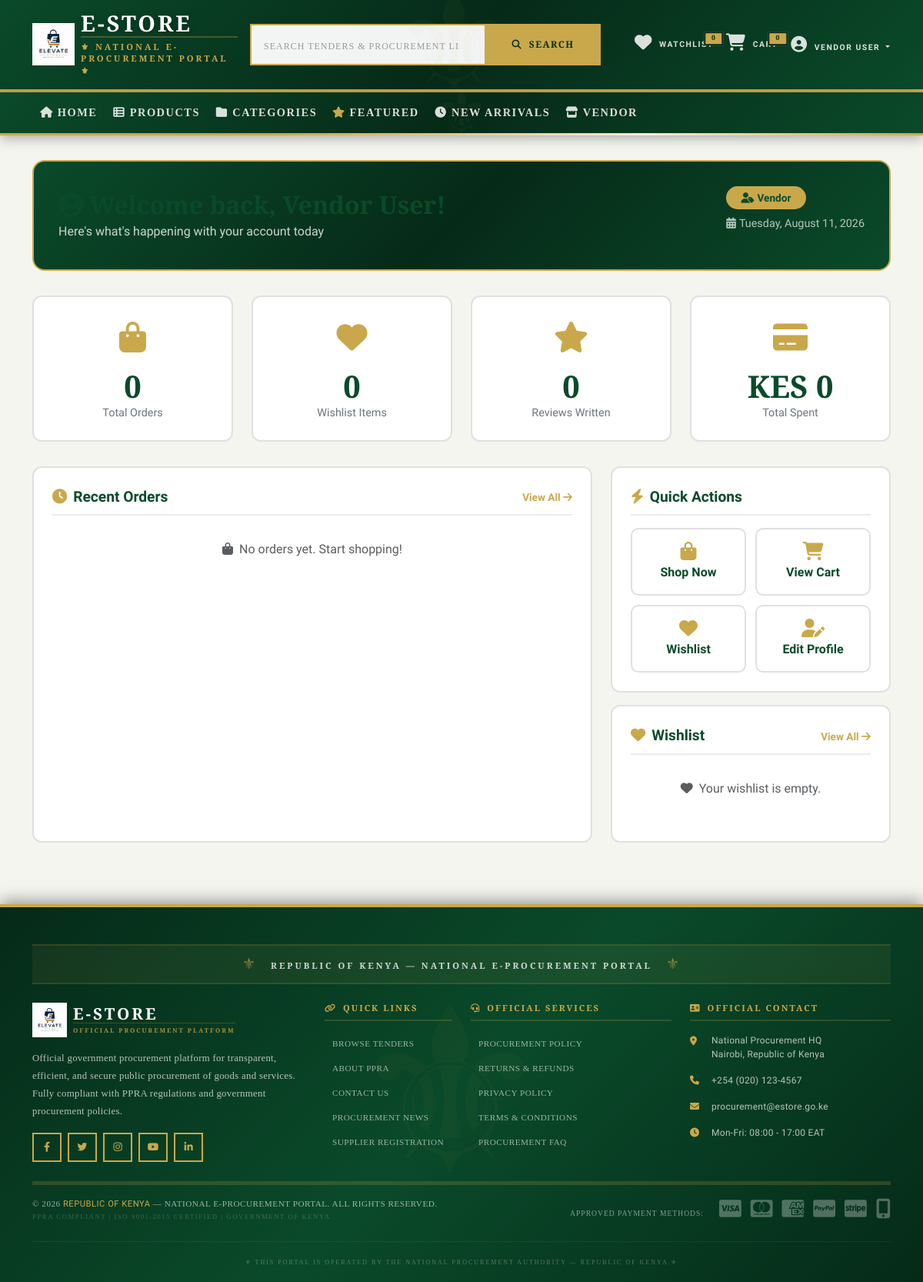
Page /dashboard/ (signed in) on the committed database.
### apps/accounts/models.py (models this page shows, shortened)
class User(AbstractUser):
    USER_TYPES = (
        ('customer', 'Customer'),
        ('vendor', 'Vendor'),
        ('admin', 'Admin'),
        ('moderator', 'Moderator'),
    )
    email = models.EmailField(unique=True)
    phone_number = models.CharField(
        max_length=15,
        validators=[RegexValidator(r'^\+?1?\d{9,15}$', 'Enter a valid phone number')],
        blank=True
    )
    user_type = models.CharField(max_length=20, choices=USER_TYPES, default='customer')
    profile_picture = models.ImageField(upload_to='users/profiles/', null=True, blank=True)
    bio = models.TextField(max_length=500, blank=True)
    address = models.TextField(blank=True)
    city = models.CharField(max_length=100, blank=True)
    state = models.CharField(max_length=100, blank=True)
    country = models.CharField(max_length=100, blank=True)
    postal_code = models.CharField(max_length=20, blank=True)
    is_email_verified = models.BooleanField(default=False)
    is_phone_verified = models.BooleanField(default=False)
    is_blocked = models.BooleanField(default=False)
    is_banned = models.BooleanField(default=False)
    last_login_ip = models.GenericIPAddressField(null=True, blank=True)
    created_at = models.DateTimeField(auto_now_add=True)
    updated_at = models.DateTimeField(auto_now=True)
    deleted_at = models.DateTimeField(null=True, blank=True)
    currency = models.CharField(max_length=3, default='KES')
    language = models.CharField(max_length=10, default='en')
    email_notifications = models.BooleanField(default=True)
    sms_notifications = models.BooleanField(default=False)
    store_name = models.CharField(max_length=200, blank=True)
    store_description = models.TextField(blank=True)
    store_logo = models.ImageField(upload_to='stores/logos/', null=True, blank=True)
    store_banner = models.ImageField(upload_to='stores/banners/', null=True, blank=True)
    is_store_active = models.BooleanField(default=False)
    business_license = models.CharField(max_length=100, blank=True)
    tax_id = models.CharField(max_length=100, blank=True)
    bank_account = models.CharField(max_length=100, blank=True)
    bank_name = models.CharField(max_length=100, blank=True)
    two_factor_enabled = models.BooleanField(default=False)
    device_tokens = models.JSONField(default=list, blank=True)
    failed_login_attempts = models.PositiveIntegerField(default=0)
    locked_until = models.DateTimeField(null=True, blank=True)
    verification_token = models.UUIDField(default=uuid.uuid4, editable=False, unique=True)
    reset_token = models.UUIDField(null=True, blank=True)
    reset_token_expires = models.DateTimeField(null=True, blank=True)
    groups = models.ManyToManyField(Group, related_name='custom_user_groups', blank=True)
    user_permissions = models.ManyToManyField(Permission, related_name='custom_user_permissions', blank=True)
    class Meta:
        ordering = ['-date_joined']
        indexes = [
            models.Index(fields=['email']),
            models.Index(fields=['username']),
            models.Index(fields=['phone_number']),
            models.Index(fields=['user_type']),
            models.Index(fields=['is_active', 'is_blocked']),
        ]
    @property
    def full_name(self):
        return f"{self.first_name} {self.last_name}".strip() or self.username
    @property
    def is_vendor(self):
        return self.user_type == 'vendor'

### apps/dashboard/views.py (the view)
# urls.py: path('', views.customer_dashboard, name='customer_dashboard'),
@login_required
def customer_dashboard(request):
    user = request.user
    orders = Order.objects.filter(user=user).order_by('-created_at')[:10]
    total_orders = Order.objects.filter(user=user).count()
    total_spent = Order.objects.filter(user=user, payment_status='paid').aggregate(
        Sum('total_amount')
    )['total_amount__sum'] or 0
    pending_orders = Order.objects.filter(user=user, status='pending').count()
    shipped_orders = Order.objects.filter(user=user, status='shipped').count()
    wishlist_count = 0
    try:
        wishlist_count = user.wishlist.items.count()
    except:
        pass
    review_count = ProductReview.objects.filter(user=user).count()
    recent_orders = Order.objects.filter(user=user).order_by('-created_at')[:5]
    wishlist_items = []
    try:
        wishlist_items = user.wishlist.items.all().select_related('product')[:3]
    except:
        pass
    context = {
        'user': user,
        'total_orders': total_orders,
        'total_spent': total_spent,
        'pending_orders': pending_orders,
        'shipped_orders': shipped_orders,
        'wishlist_count': wishlist_count,
        'review_count': review_count,
        'recent_orders': recent_orders,
        'orders': orders,
        'wishlist_items': wishlist_items,
    }
    return render(request, 'dashboard/customer/dashboard.html', context)

### apps/dashboard/templates/dashboard/customer/dashboard.html (shortened to what this page needs)
{% extends 'base.html' %}
{% load static %}
{% block content %}
<div class="container">
    <div class="dashboard-container">
        <div class="dashboard-header">
            <div class="user-greeting">
                <h2><i class="fas fa-user-circle me-2"></i>Welcome back, {{ user.full_name }}!</h2>
                <p>Here's what's happening with your account today</p>
            </div>
            <div>
                <span class="user-badge">
                    <i class="fas fa-user-tag me-1"></i>{{ user.get_user_type_display }}
                </span>
                <p class="header-date mt-2">
                    <i class="fas fa-calendar-alt me-1"></i>{% now "l, F j, Y" %}
                </p>
            </div>
        </div>
        <div class="stats-grid">
            <div class="stat-card">
                <span class="stat-icon"><i class="fas fa-shopping-bag"></i></span>
                <h3 class="stat-number">{{ total_orders|default:0 }}</h3>
                <p class="stat-label">Total Orders</p>
            </div>
            <div class="stat-card">
                <span class="stat-icon"><i class="fas fa-heart"></i></span>
                <h3 class="stat-number">{{ wishlist_count|default:0 }}</h3>
                <p class="stat-label">Wishlist Items</p>
            </div>
            <div class="stat-card">
                <span class="stat-icon"><i class="fas fa-star"></i></span>
                <h3 class="stat-number">{{ review_count|default:0 }}</h3>
                <p class="stat-label">Reviews Written</p>
            </div>
            <div class="stat-card">
                <span class="stat-icon"><i class="fas fa-credit-card"></i></span>
                <h3 class="stat-number">KES {{ total_spent|default:"0"|floatformat:0 }}</h3>
                <p class="stat-label">Total Spent</p>
            </div>
        </div>
        <div class="dashboard-grid">
            <div class="dashboard-card">
                <div class="card-title">
                    <span><i class="fas fa-clock me-2" style="color: #c9a84c;"></i>Recent Orders</span>
                    <a href="{% url 'dashboard:customer_orders' %}">View All <i class="fas fa-arrow-right"></i></a>
                </div>
                {% if recent_orders %}
                    {% for order in recent_orders %}
                    <div class="order-item">
                        <div>
                            <div class="order-number">#{{ order.order_number }}</div>
                            <small class="text-muted">{{ order.created_at|date:"M d, Y" }}</small>
                        </div>
                        <div class="text-end">
                            <span class="order-status {{ order.status }}">{{ order.get_status_display }}</span>
                            <div><strong>KES {{ order.total_amount }}</strong></div>
                        </div>
                    </div>
                    {% endfor %}
                {% else %}
                    <p class="text-muted text-center py-3" style="font-family: 'Source Sans Pro', sans-serif;">
                        <i class="fas fa-shopping-bag me-2"></i>No orders yet. Start shopping!
                    </p>
                {% endif %}
            </div>
            <div>
                <div class="dashboard-card mb-3">
                    <div class="card-title">
                        <span><i class="fas fa-bolt me-2" style="color: #c9a84c;"></i>Quick Actions</span>
                    </div>
                    <div class="quick-actions">
                        <a href="{% url 'products:product_list' %}" class="quick-action-btn">
                            <i class="fas fa-shopping-bag"></i>
                            Shop Now
                        </a>
                        <a href="{% url 'cart:view' %}" class="quick-action-btn">
                            <i class="fas fa-shopping-cart"></i>
                            View Cart
                        </a>
                        <a href="{% url 'wishlist:view' %}" class="quick-action-btn">
                            <i class="fas fa-heart"></i>
                            Wishlist
                        </a>
                        <a href="{% url 'accounts:profile' %}" class="quick-action-btn">
                            <i class="fas fa-user-edit"></i>
                            Edit Profile
                        </a>
                    </div>
                </div>
                <div class="dashboard-card">
                    <div class="card-title">
                        <span><i class="fas fa-heart me-2" style="color: #c9a84c;"></i>Wishlist</span>
                        <a href="{% url 'dashboard:customer_wishlist' %}">View All <i class="fas fa-arrow-right"></i></a>
                    </div>
                    {% if wishlist_items %}
                        {% for item in wishlist_items|slice:":3" %}
                        <div class="wishlist-item">
                            {% if item.product.images.first %}
                                <img src="{{ item.product.images.first.image.url }}" alt="{{ item.product.name }}">
                            {% else %}
                                <img src="{% static 'images/no-image.png' %}" alt="{{ item.product.name }}">
                            {% endif %}
                            <span class="product-name">{{ item.product.name|truncatechars:30 }}</span>
                            <span class="product-price">KES {{ item.product.price }}</span>
                        </div>
                        {% endfor %}
                    {% else %}
                        <p class="text-muted text-center py-3" style="font-family: 'Source Sans Pro', sans-serif;">
                            <i class="fas fa-heart me-2"></i>Your wishlist is empty.
                        </p>
                    {% endif %}
                </div>
            </div>
        </div>
    </div>
</div>
{% endblock %}

### templates/includes/header.html (shortened to what this page needs)
{% load static %}
<header class="header bg-primary-green text-white border-bottom border-gold">
    <div class="container py-3">
        <div class="row align-items-center g-3">
            <div class="col-md-3 col-6">
                <a href="{% url 'products:home' %}" class="text-decoration-none d-flex align-items-center">
                    <img src="{% static 'images/ecommerce.png' %}" alt="National E-Procurement Portal Logo" height="55" class="me-2">
                    <div>
                        <h1 class="mb-0 text-white fw-bold gov-title" style="font-family: 'Playfair Display', serif; text-transform: uppercase; letter-spacing: 3px; font-size: 1.8rem; line-height: 1;">
                            E-STORE
                        </h1>
                        <div class="gov-subtitle-wrapper mt-1">
                            <span class="text-gold gov-subtitle" style="font-family: 'Merriweather', serif; font-size: 0.7rem; letter-spacing: 3px; text-transform: uppercase; font-weight: 700; display: block; border-top: 2px solid rgba(201, 168, 76, 0.3); padding-top: 3px;">
                                ⚜ NATIONAL E-PROCUREMENT PORTAL ⚜
                            </span>
                        </div>
                    </div>
                </a>
            </div>
            <div class="col-md-5 d-none d-md-block">
                <form action="{% url 'products:search' %}" method="get" class="d-flex">
                    <input type="search" name="q" class="form-control form-control-lg gov-search"
                           style="border-radius: 0; border: 2px solid var(--gov-gold); background: rgba(255,255,255,0.95); font-family: 'Merriweather', serif; font-weight: 400; letter-spacing: 0.5px;"
                           placeholder="SEARCH TENDERS & PROCUREMENT LISTINGS..." value="{{ request.GET.q }}">
                    <button type="submit" class="btn gov-search-btn"
                            style="background: var(--gov-gold); color: var(--gov-green-dark); border-radius: 0; border: 2px solid var(--gov-gold); font-weight: 700; font-family: 'Merriweather', serif; text-transform: uppercase; letter-spacing: 1px; padding: 0 1.5rem;">
                        <i class="fas fa-search me-1"></i> SEARCH
                    </button>
                </form>
            </div>
            <div class="col-md-4 col-6">
                <div class="d-flex justify-content-end align-items-center gap-3">
                    <a href="{% url 'wishlist:view' %}" class="text-white position-relative gov-action-link" style="text-decoration: none; font-family: 'Merriweather', serif; font-weight: 700; text-transform: uppercase; font-size: 0.65rem; letter-spacing: 1px;">
                        <i class="fas fa-heart fa-lg"></i>
                        <span class="position-absolute top-0 start-100 translate-middle badge rounded-pill gov-badge"
                              style="background: var(--gov-gold); color: var(--gov-green-dark); font-weight: 900; font-family: 'Merriweather', serif; font-size: 0.55rem; border: 2px solid var(--gov-green-dark);">
                            {{ wishlist_count|default:0 }}
                        </span>
                        <span class="d-none d-md-inline ms-1">WATCHLIST</span>
                    </a>
                    <a href="{% url 'cart:view' %}" class="text-white position-relative gov-action-link" style="text-decoration: none; font-family: 'Merriweather', serif; font-weight: 700; text-transform: uppercase; font-size: 0.65rem; letter-spacing: 1px;">
                        <i class="fas fa-shopping-cart fa-lg"></i>
                        <span class="position-absolute top-0 start-100 translate-middle badge rounded-pill gov-badge"
                              style="background: var(--gov-gold); color: var(--gov-green-dark); font-weight: 900; font-family: 'Merriweather', serif; font-size: 0.55rem; border: 2px solid var(--gov-green-dark);">
                            {{ cart_total_items|default:0 }}
                        </span>
                        <span class="d-none d-md-inline ms-1">CART</span>
                    </a>
                    {% if user.is_authenticated %}
                        <div class="dropdown">
                            <button class="btn btn-link text-white dropdown-toggle p-0 gov-user-btn" data-bs-toggle="dropdown"
                                    style="text-decoration: none; font-family: 'Merriweather', serif; font-weight: 700; text-transform: uppercase; font-size: 0.65rem; letter-spacing: 1px;">
                                <i class="fas fa-user-circle fa-2x me-1"></i>
                                <span class="d-none d-md-inline">{{ user.full_name|truncatechars:12 }}</span>
                            </button>
                        </div>
                    {% endif %}
                </div>
            </div>
        </div>
    </div>
</header>

### rows in the picture
User: full_name "VENDOR USER", full_name "Vendor User", user_type "Vendor"

### other values in the picture
{{ wishlist_count|default:0 }} "0"
{{ cart_total_items|default:0 }} "0"
{{ total_orders|default:0 }} "0"
{{ review_count|default:0 }} "0"
{{ total_spent|default:"0"|floatformat:0 }} "0"
